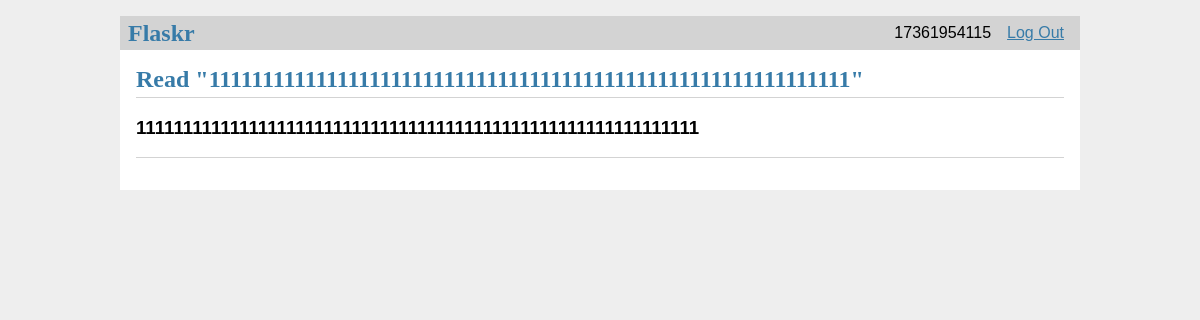
The app's page /post/6 (signed in) with its own data.
### tables this page shows
CREATE TABLE user(
    id INTEGER PRIMARY KEY AUTOINCREMENT,
    username TEXT UNIQUE NOT NULL,
    password TEXT NOT NULL
);

CREATE TABLE post(
    id INTEGER PRIMARY KEY AUTOINCREMENT,
    author_id INTEGER NOT NULL,
    created TIMESTAMP NOT NULL DEFAULT CURRENT_TIMESTAMP,
    title TEXT NOT NULL,
    body TEXT NOT NULL,
    FOREIGN KEY (author_id) REFERENCES user(id)
);

### flaskr/blog.py (the view)
@bp.route("/post/<int:id>")
def post_detail(id):
    post_ = get_post(id, False)
    return render_template("blog/post_detail.html", post=post_)

### flaskr/auth.py (called while the page is built)
@bp.before_app_request
def load_logged_in_user():
    user_id = session.get("user_id")
    if user_id is None:
        g.user = None
    else:
        db = get_db()
        g.user = db.execute(
            "SELECT id,username,password FROM user WHERE id = ?",(user_id,)
        ).fetchone()

### flaskr/blog.py (called while the page is built)
def get_post(id, check_author=True):
    db = get_db()
    post = db.execute(
        'SELECT p.id, title, body, created, author_id, username'
        ' FROM post p JOIN user u ON p.author_id = u.id'
        ' WHERE p.id = ?',
        (id,)
    ).fetchone()
    if post is None:
        abort(404, f"Post id {id} doesn't exist")
    if check_author and post["author_id"] != g.user["id"]:
        abort(403)
    return post

### flaskr/db.py (called while the page is built)
def get_db():
    if "db" not in g:
        g.db = sqlite3.connect(
            current_app.config["DATABASE"],
            detect_types=sqlite3.PARSE_DECLTYPES
        )
        g.db.row_factory = sqlite3.Row
    return g.db

### flaskr/templates/blog/post_detail.html (shortened to what this page needs)
{% extends 'base.html' %}
{% block header %}
    <h1>{% block title %}Read "{{ post['title'] }}"{% endblock %}</h1>
{% endblock %}
{% block content %}
    <h3>{{ post['title'] }}</h3>
    <hr>
{% endblock %}

### flaskr/templates/base.html (shortened to what this page needs)
<!doctype html>
<link rel="stylesheet" href="{{ url_for('static', filename='css/style.css') }}">
<nav>
    <h1>Flaskr</h1>
    <ul>
        {% if g.user %}
            <li><span>{{ g.user['username'] }}</span>
            <li><a href="{{ url_for('auth.logout') }}">Log Out</a>
        {% else %}
            <li><a href="{{ url_for('auth.register') }}">Register</a>
            <li><a href="{{ url_for('auth.login') }}">Log In</a>
        {% endif %}
    </ul>
</nav>
<section class="content">
    <header>
        {% block header %}{% endblock %}
    </header>
    {% block content %}{% endblock %}
</section>

### flaskr/static/css/style.css (style rules this page uses)
h1 { font-family: serif; color: #377ba8; margin: 1rem 0; }
a { color: #377ba8; }
hr { border: none; border-top: 1px solid lightgray; }
nav { background: lightgray; display: flex; align-items: center; padding: 0 0.5rem; }
nav h1 { flex: auto; margin: 0; }
nav ul { display: flex; list-style: none; margin: 0; padding: 0; }
nav ul li a, nav ul li span, header .action { display: block; padding: 0.5rem; }
.content { padding: 0 1rem 1rem; }
.content > header { border-bottom: 1px solid lightgray; display: flex; align-items: flex-end; }
.content > header h1 { flex: auto; margin: 1rem 0 0.25rem 0; }
.content:last-child { margin-bottom: 0; }

### records on screen
user: user.username "17361954115"
post: title "111111111111111111111111111111111111111111111111111111111111"
